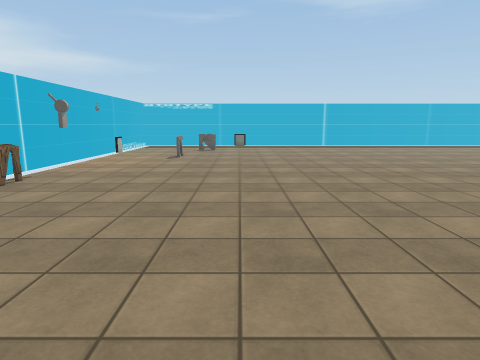
[1] (above)

16 first-person views from a walk through a 3-D level made in the Unity game engine. The camera is 1.5 m above the floor, tilts 10° down and sees 75° across. The floor is counted in squares, 1 m on a side. Each view is taken from the middle of a square. On the plan, view 1 faces up. The plan holds only what a view shows up to about 15 squares ahead; the rest is blank. The place goes on beyond the plan. The player is left out. Door leaves are left out, so doorways stand open. Some surface patterns are stand-ins.

[2]
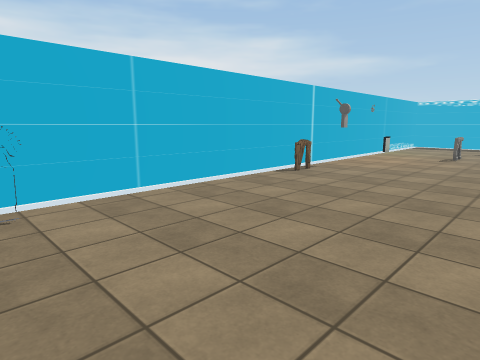

[3]
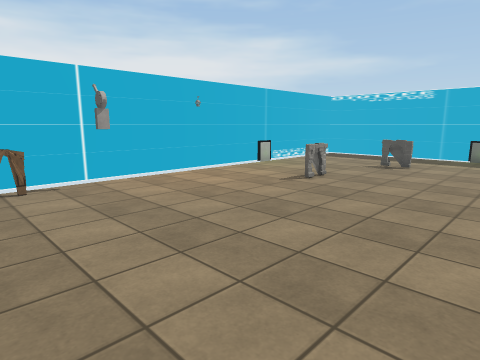

[4]
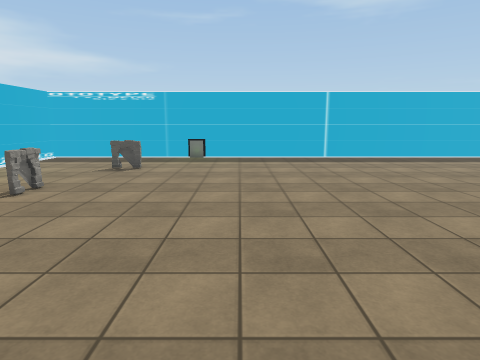

[5]
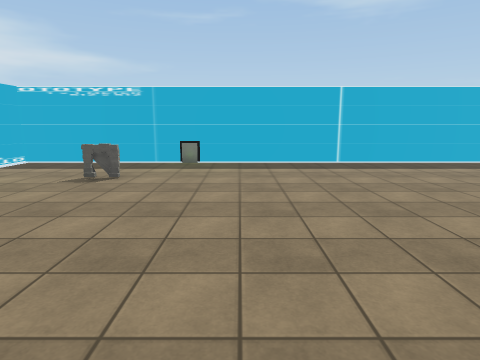

[6]
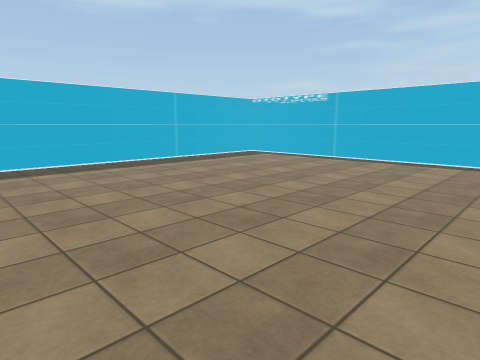

[7]
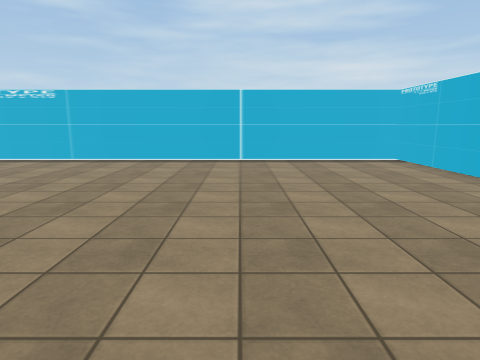

[8]
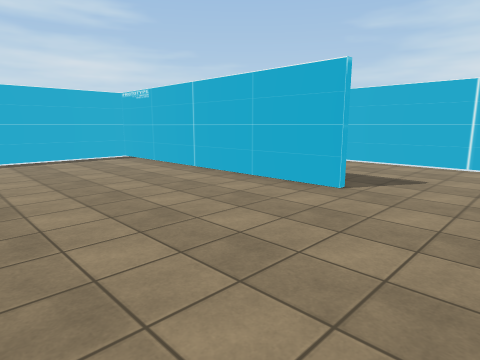

[9]
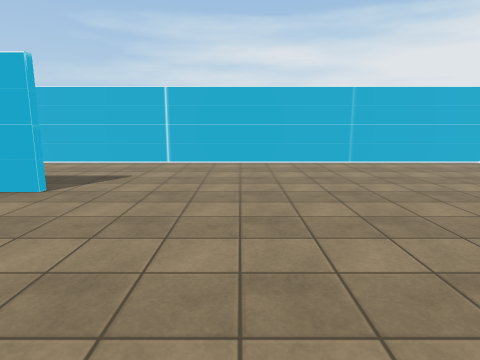

[10]
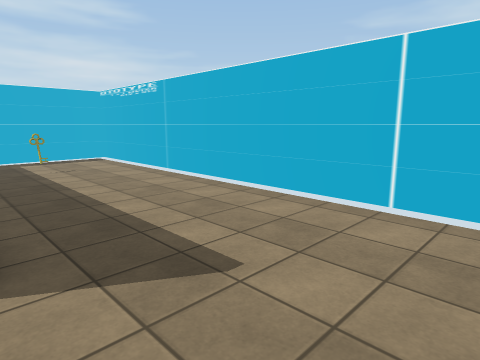

[11]
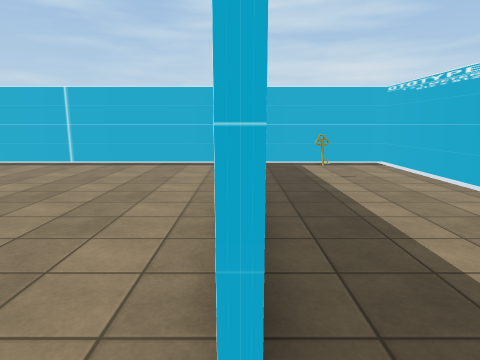

[12]
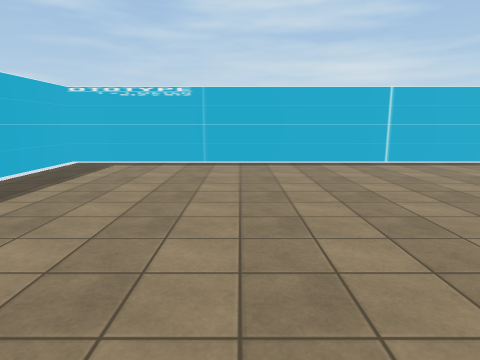

[13]
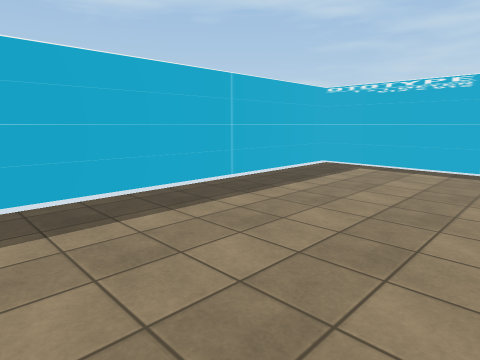

[14]
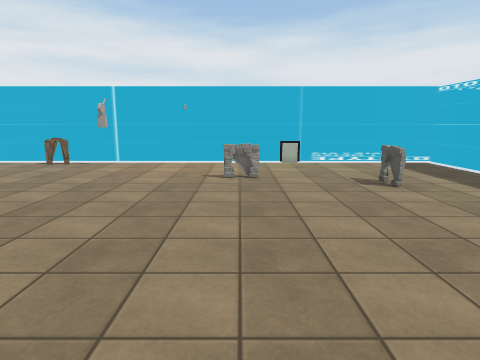

[15]
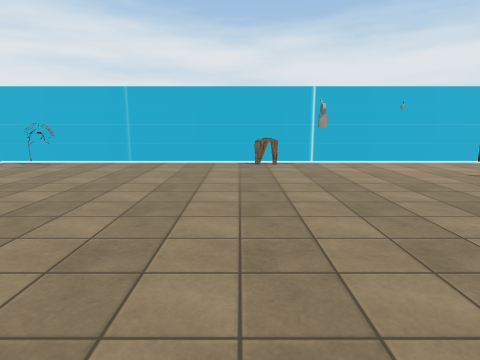

[16]
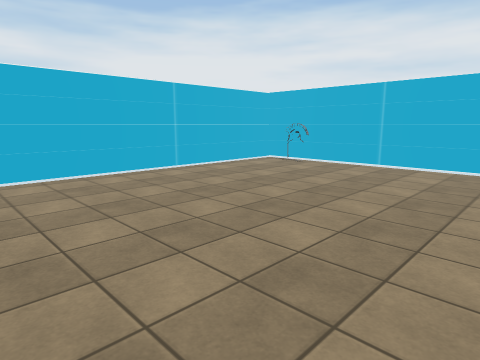

### Floor plan
Points are (right, up) in squares from view 1. A wall is a line through its corners. A room is listed if a view was taken in it or the views show most of it. See-through windows are left out.
Room 1 (views 1, 2, 3, 4, 5, 6, 7, 8, 9, 10, 11, 12, 13, 14, 15, 16)
walls: (7.4, 3.1) (18.9, 3.1) (18.9, 22.9) (-6.9, 22.9) (-6.9, -2.9) (18.9, -2.9) (18.9, 2)
low walls: (-5.9, 8.3) (-6, 7.5); (-6, 8.5) (-5.9, 8); (-6, 8.5) (-5.9, 7.5)
ways out: open door at (-6, -0.5)
objects: lever (-6, 10); other object (-3, 15); other object (-2, 19); key (16, 1)

Positions as (right, up) in squares from view 1, and headings:
1: (0, 0), facing up
2: (0, -1), facing up-left
3: (2, 7), facing up-left
4: (2, 8), facing up
5: (2, 10), facing up
6: (5, 10), facing up-right
7: (5, 10), facing right
8: (4, 10), facing down-right
9: (3, 10), facing down
10: (4, 3), facing down-right
11: (6, 3), facing right
12: (6, 16), facing right
13: (7, 16), facing up-right
14: (6, 15), facing left
15: (6, 7), facing left
16: (5, 7), facing down-left
